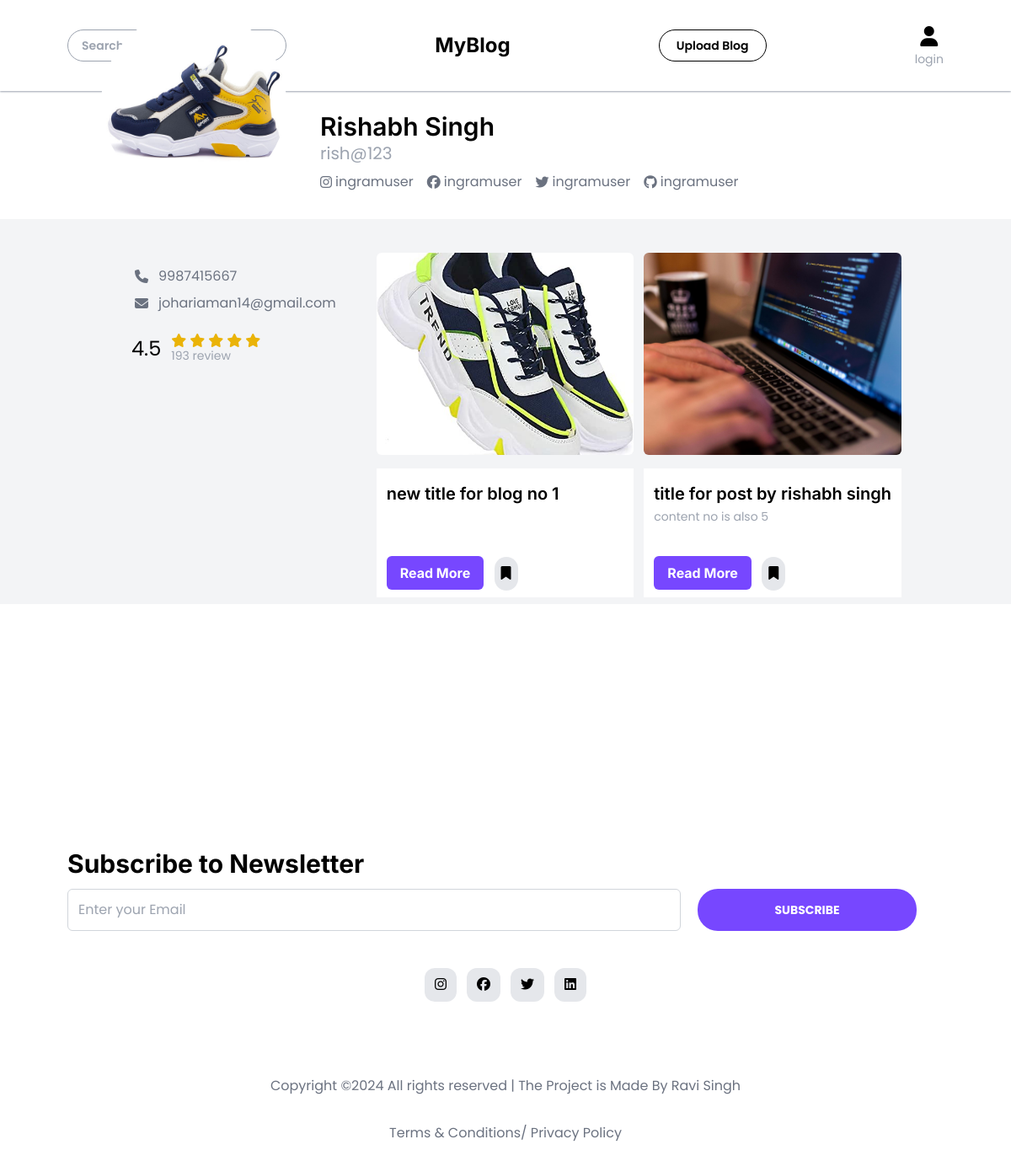
The page /profile/2 on the database its author committed.
### flask_blog/model.py (models this page shows, shortened)
class User(db.Model, UserMixin):
    id = db.Column(db.Integer, primary_key=True)
    firstname = db.Column(db.String(50), nullable=False)
    lastname = db.Column(db.String(50), nullable=False)
    username = db.Column(db.String(50), unique=True, nullable=False)
    email = db.Column(db.String(120), unique=True, nullable=False)
    phone = db.Column(db.Integer(), unique=True, nullable=False)
    profile_pic = db.Column(db.String(120), nullable=False, default='default_profile.jpg')
    cover_pic = db.Column(db.String(120), nullable=False, default='default_cover.jpg')
    password = db.Column(db.String(60), nullable=False)
    date_created = db.Column(db.DateTime, nullable=False, default=datetime.utcnow)
    blogs = db.relationship("Blog", backref = "author", lazy= True)

class Blog(db.Model):
    blog_id = db.Column(db.Integer, primary_key= True)
    blog_title = db.Column(db.String(200), nullable= False )
    blog_content = db.Column(db.String(2000), nullable= False )
    blog_img = db.Column(db.String(200), nullable= False )
    blog_highlights = db.Column(db.String(500), nullable= True )
    blog_category = db.Column(db.String(50), nullable= True )
    blog_user = db.Column(db.Integer, db.ForeignKey("user.id"), nullable= False)

### flask_blog/routes.py (the view)
@app.route("/profile/<id>")
def Profile(id):
    l = [1, 2 ]
    user = User.query.filter_by(id=id).first()
    userBlog = Blog.query.filter_by(blog_user = id)
    return render_template("profile.html", postBlog =userBlog, user=user)

### flask_blog/__init__.py (called while the page is built)
def create_app():
    from flask_blog import routes, model
    @app.before_request
    def make_session_permanent():
        session.permanent = True
    with app.app_context():
        db.create_all()
    return app

### flask_blog/templates/profile.html (shortened to what this page needs)
{% extends "base.html" %}
{% block body %}
    <section class="profile-detail py-6">
        <div class="w-4/5 mx-auto flex gap-10">
            <div class="h-[220px] w-[220px] mt-[-120px]  z-30 rounded-full bg-cover bg-center bg-no-repeat" style="background-image: url('../static/media/{{user.profile_pic}}');"></div>
            <div class="bio">
                <h2 class="text-3xl font-header font-semibold">{{user.firstname}} {{user.lastname}}</h2>
                <p class="text-gray-400 text-xl">{{user.username}}</p>
                <div class="social-link flex gap-4 my-2">
                    <p class="text-gray-500 flex gap-1 items-center"><i class="fa-brands fa-instagram"></i> ingramuser</p>
                    <p class="text-gray-500 flex gap-1 items-center"><i class="fa-brands fa-facebook"></i> ingramuser</p>
                    <p class="text-gray-500 flex gap-1 items-center"><i class="fa-brands fa-twitter"></i> ingramuser</p>
                    <p class="text-gray-500 flex gap-1 items-center"><i class="fa-brands fa-github"></i> ingramuser</p>
                </div>
            </div>
        </div>
    </section>
    <section class="profileBlog pt-10 pb-2 bg-gray-100">
        <div class="showBlog w-4/5 mx-auto flex gap-4">
            <div class="bio w-fit  py-4 px-8 flex flex-col gap-2">
                <p class="text-gray-500 flex gap-1 items-center"><i class="fa-solid fa-phone mx-2"></i> {{user.phone}}</p>
                <p class="text-gray-500 flex gap-1 items-center"><i class="fa-solid fa-envelope mx-2"></i> {{user.email}}</p>
                <div class="rating flex items-center mt-4 gap-2">
                    <h2 class="text-2xl mx-1">4.5</h2>
                    <div class="stars ">
                        <div class="star flex gap-1 ">
                            <i class="fa-solid fa-star text-yellow-500"></i>
                            <i class="fa-solid fa-star text-yellow-500"></i>
                            <i class="fa-solid fa-star text-yellow-500"></i>
                            <i class="fa-solid fa-star text-yellow-500"></i>
                            <i class="fa-solid fa-star text-yellow-500"></i>
                        </div>
                        <p class="text-sm text-gray-400">193 review</p>
                    </div>
                </div>
            </div>
            <div class="grid grid-cols-2 gap-3">
                {% for blg in postBlog %}
                <div class="blogCard">
                    <a href="/blog/{{blg.blog_id}}">
                    <div class="imgContain w-full h-60 bg-slate-500 bg-center bg-cover bg-no-repeat rounded-md mb-4" style="background-image: url('../static/media/{{blg.blog_img}}');"></div>
                    <div class="detail bg-white py-2 pt-4 px-3">
                        <h2 class="text-xl font-semibold font-header">{{blg.blog_title[:33]}}{% if blg.blog_title|length > 33 %}...{% endif %}</h2>
                        <p class="min-h-12 text-sm text-gray-400 leading-snug my-1 mb-2">{{blg.blog_content[:100]}}{% if blg.blog_content|length > 100 %}...{% endif %}</p></a>
                        {% if user.id == current_user.id %}
                        <a href="update/{{blg.blog_id}}"><button class="py-2 px-4 text-sm bg-yellow-600 rounded-md text-white font-bold font-header">Update</button></a>
                        <a href="delete/{{blg.blog_id}}"><button class="py-2 px-4 text-sm bg-red-600 rounded-md text-white font-bold font-header">Delete</button></a>
                        {% else %}
                        <a href="blog/{{blg.blog_id}}"><button class="py-2 px-4 bg-[#7747ff] rounded-md text-white font-bold font-header">Read More</button></a>
                        <button class="p-2 bg-gray-200 rounded-full mx-2"><i class="fa-solid fa-bookmark"></i></button>
                        {% endif %}
                    </div>
                </div>
                {% endfor %}
    </section>
{% endblock %}

### rows shown on the page
User: profile_pic (picture), firstname "Rishabh", lastname "Singh", username "rish@123", phone "9987415667", email "johariaman14@gmail.com"
Blog: blog_img (picture), blog_title "new title for blog no 1"
Blog: blog_img (picture), blog_title "title for post by rishabh singh", blog_content "content no is also 5"
